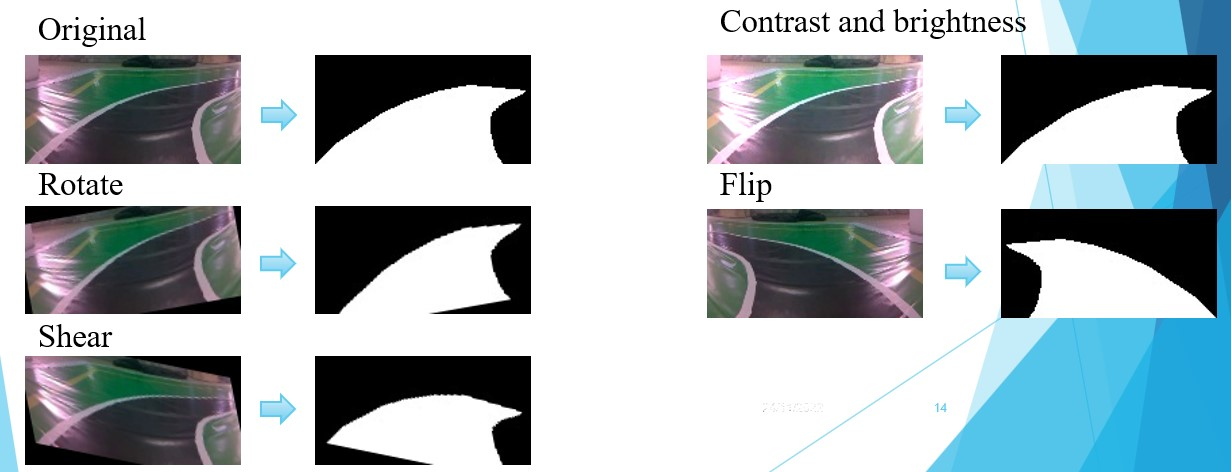
#> input picture picture/data_aug.jpg, 1231 x 472 px
$ python -i test_client_ver1.py   (imports and definitions only)
#> lines starting #> are read from the running program, lines starting #| are printed output that depends on the picture; after the words box and inside, x2 and y2 are one past the last pixel; in counts of white or black regions, pixels touching at a corner belong together
#> further down, picture is the input picture: shape (472, 1231, 3); mean B, G, R 187.6, 183, 171
from gc import collect
from itertools import count
from unity_utils.unity_utils import Unity
import cv2
import time
import imutils
from cmath import atan
import math
from collections import Counter
import collections
import numpy as np
# [1 line that did not run here, left out]
# [1 line not run here, left out]
def contour(image):
    gray = cv2.cvtColor(image, cv2.COLOR_BGR2GRAY)
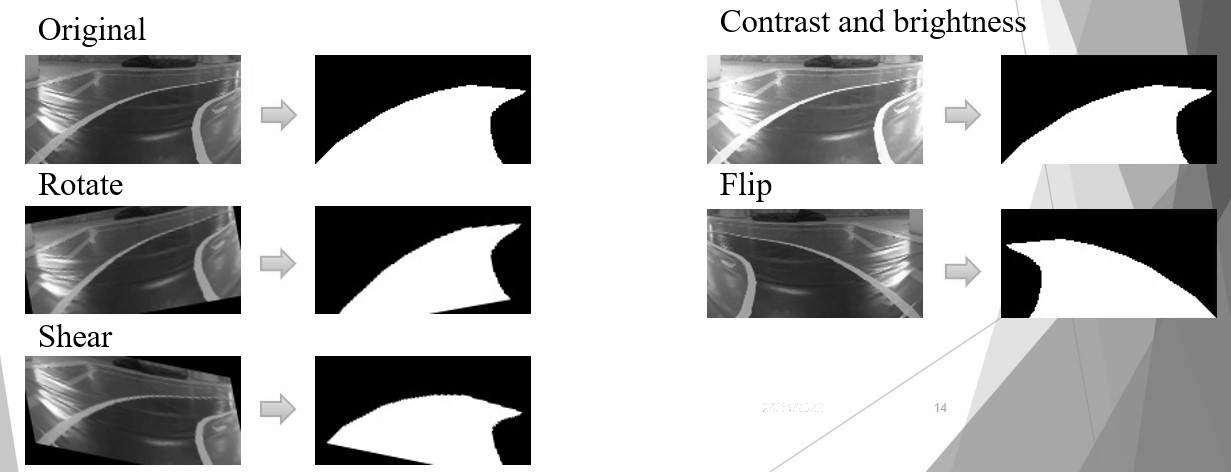
#> gray: shape (472, 1231); min 0, max 255, mean 179.9
    gray = cv2.GaussianBlur(gray, (5, 5), 0)
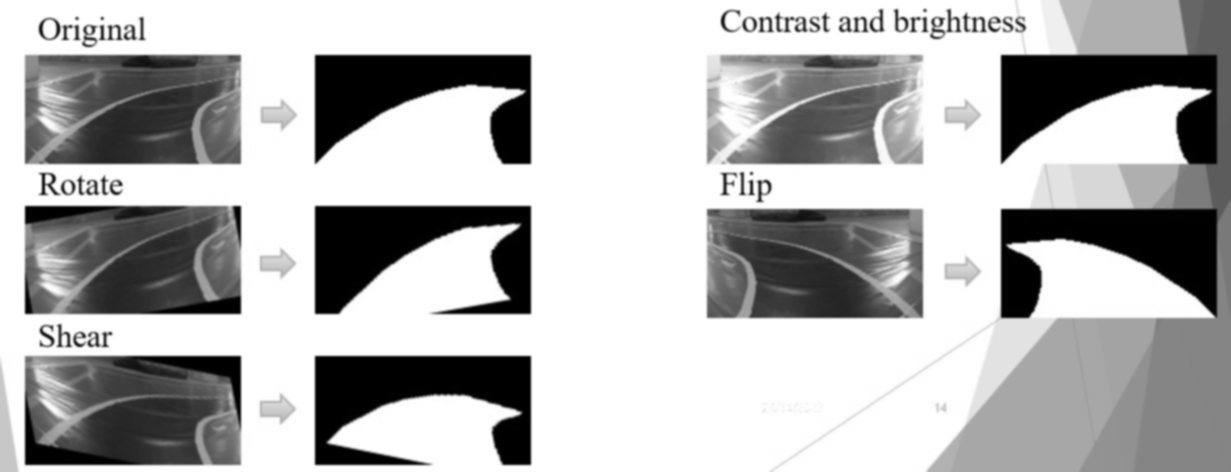
#> gray: shape (472, 1231); min 0, max 255, mean 179.9
    # threshold the image, then perform a series of erosions +
    # dilations to remove any small regions of noise
    thresh = cv2.threshold(gray, 45, 255, cv2.THRESH_BINARY)[1]
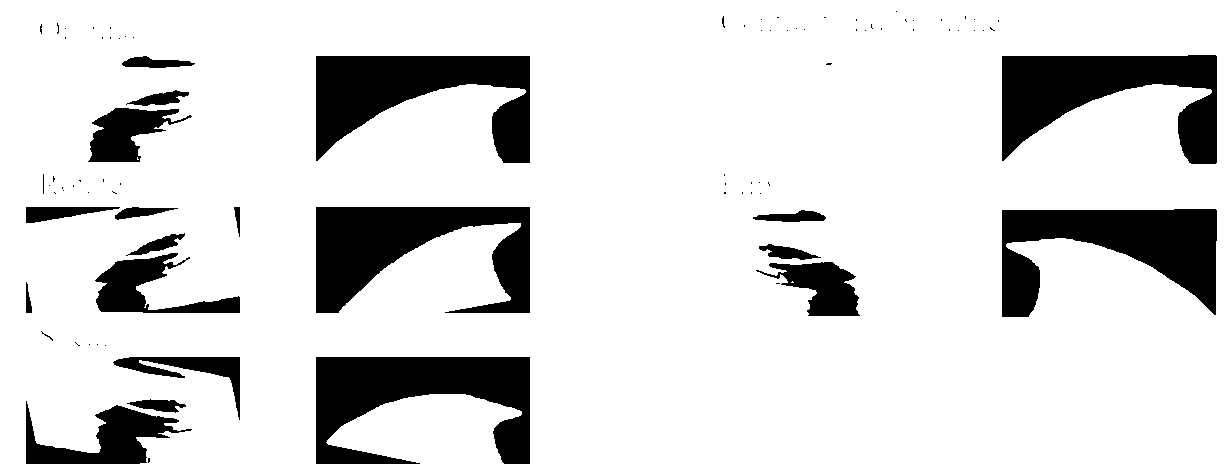
#> thresh: shape (472, 1231); 85.3% white; 88 black regions (67 under 20 px), largest, box (x1, y1, x2, y2) and area: (316, 357, 530, 464) 13450, (316, 207, 530, 313) 13215, (1002, 55, 1217, 164) 12869
    thresh = cv2.erode(thresh, None, iterations=10)
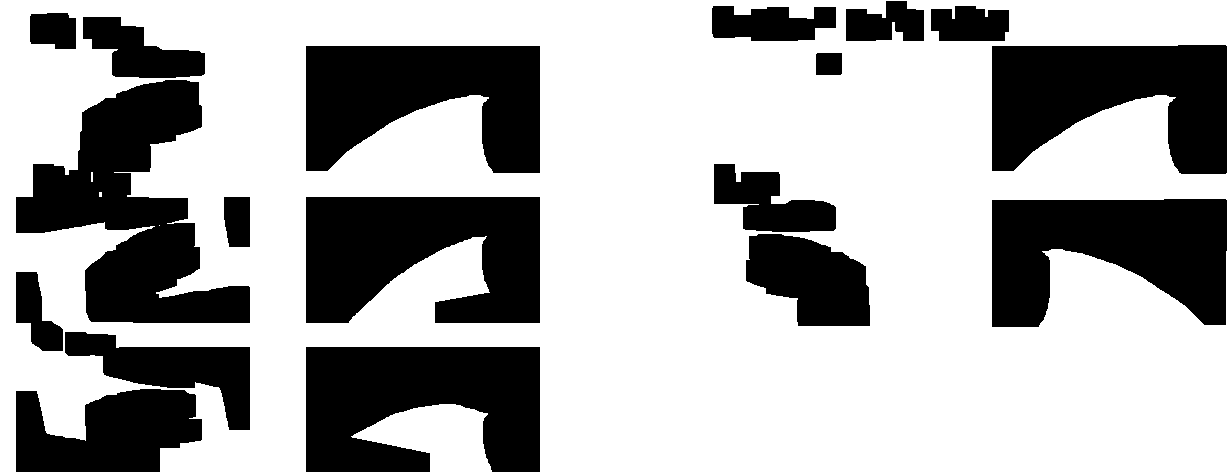
#> thresh: shape (472, 1231); 67.5% white; 18 black regions, largest, box (x1, y1, x2, y2) and area: (16, 80, 250, 323) 26953, (306, 347, 540, 472) 23466, (306, 197, 540, 323) 23387
    thresh = cv2.dilate(thresh, None, iterations=3)
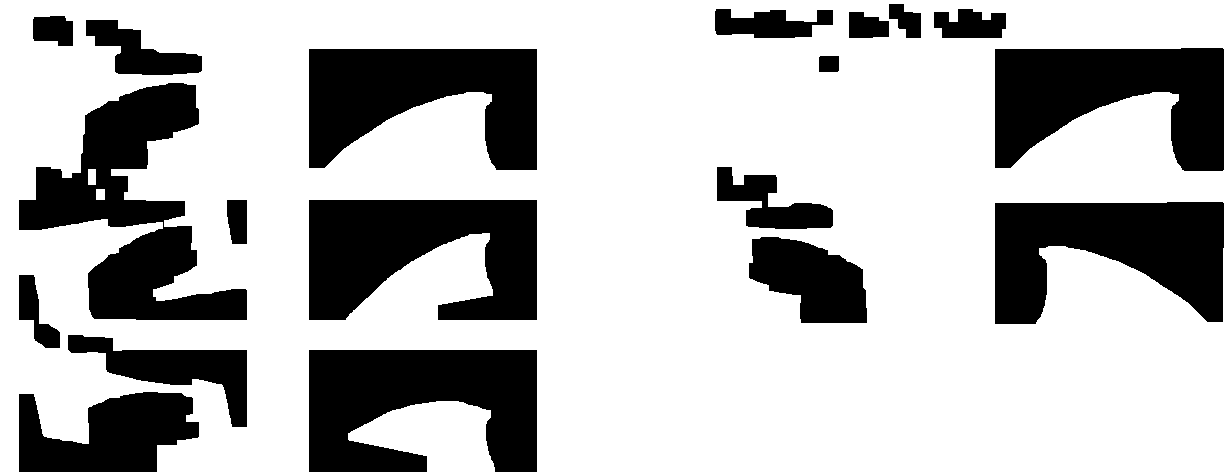
#> thresh: shape (472, 1231); 72.6% white; 19 black regions
    # find contours in thresholded image, then grab the largest
    # one
    cnts = cv2.findContours(thresh.copy(), cv2.RETR_EXTERNAL,
        cv2.CHAIN_APPROX_SIMPLE)
#> cnts = 2 contours; box (x1, y1, x2, y2) and area: (0, 0, 1231, 472) 541208, (348, 401, 495, 472) 6714
    cnts = imutils.grab_contours(cnts)
    try:
        c = max(cnts, key=cv2.contourArea)
#> c = contour of 106 points, box (x1, y1, x2, y2) (0, 0, 1231, 472), area 541208
    except ValueError:
        return 0,0,0,0,0
    # determine the most extreme points along the contour
    extLeft = tuple(c[c[:, :, 0].argmin()][0])
#> extLeft = (0, 0)
    extRight = tuple(c[c[:, :, 0].argmax()][0])
#> extRight = (1230, 471)
    extTop = tuple(c[c[:, :, 1].argmin()][-1])
#> extTop = (0, 0)
    extBot = tuple(c[c[:, :, 1].argmax()][0])
#> extBot = (0, 471)

    extMid=[]
    extMid.append(int((extRight[0] + extBot[0])/2))
    extMid.append(int((extRight[1] + extBot[1])/2))
    extMid = tuple(extMid)
#> extMid = (615, 471)


    cv2.drawContours(image, [c], -1, (0, 255, 100), 2)
    cv2.circle(image, extLeft, 4, (0, 0, 255), -1)
#> image: shape (472, 1231, 3); mean B, G, R 184.2, 183.7, 169.7
    cv2.circle(image, extRight, 8, (0, 55, 10), -1)
#> image: shape (472, 1231, 3); mean B, G, R 184.2, 183.6, 169.7
    cv2.circle(image, extTop, 4, (255, 100, 0), -1)
#> image: shape (472, 1231, 3); mean B, G, R 184.2, 183.6, 169.7
    cv2.circle(image, extBot, 4, (100, 255, 0), -1)
#> image: shape (472, 1231, 3); mean B, G, R 184.2, 183.6, 169.7
    cv2.circle(image, extMid, 20, (200, 27, 50), -1)
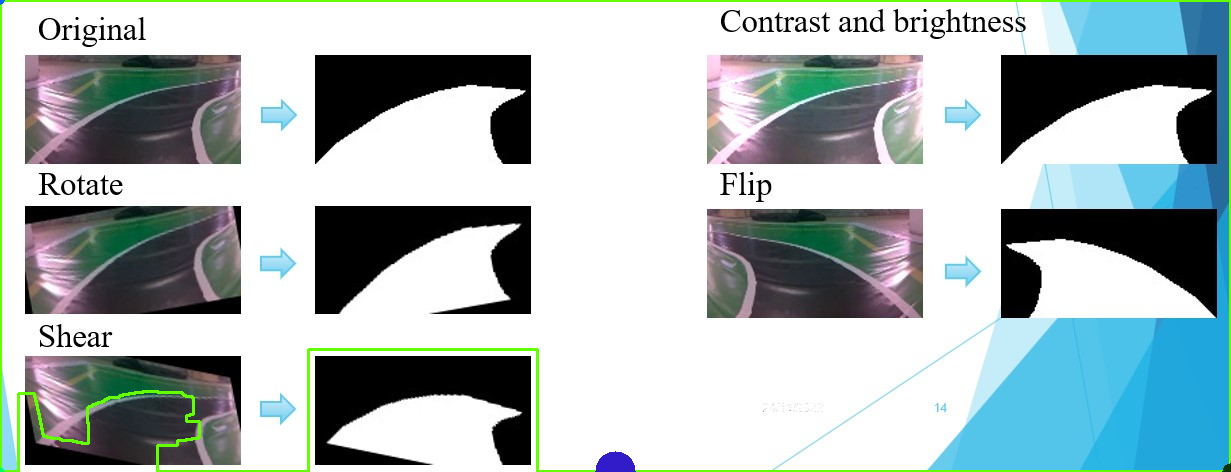
#> image: shape (472, 1231, 3); mean B, G, R 184.2, 183.4, 169.5
    # show the output image
    distopleft= math.sqrt((extLeft[0] - extTop[0])**2 + (extLeft[1] - extTop[1])**2)
#> distopleft = 0
    distopbot=(extMid[1] - extTop[1])
#> distopbot = 471
    angmid = (-atan((extMid[0] - extTop[0]) / (extMid[1] - extTop[1])) * 180 / math.pi )**0.7722
    a=np.all(image[148, :, :] == [0, 0, 0], axis = 1)
    countimg=Counter(a)[0]
#> countimg = 1150
    print('anh xanh ',countimg)
#| anh xanh  1150
    # countimg=(np.count_nonzero(image[:][148]==(0,0,0)))
    # print(countimg)
    print('khoang cach ', distopbot, distopleft)
#| khoang cach  471 0.0
    # if(collections.Counter(image[130][4]== 0,0,0)):
    #     print('hihi')

    # cv2.imshow("Image", image)
    return angmid,image,countimg,distopbot, distopleft
def mixspeed(ang):
    if ang > 20:
        speed = 5
    elif (ang >8 and ang <=20):
        speed =10
    else:
         speed = 17
    return speed
angleft,angright=0,0
# [48 lines not run here, left out]

>>> import cv2
>>> picture = cv2.imread('picture/data_aug.jpg')
>>> result = contour(picture)
#> result = 5 items

$ run again, on picture/DA.png
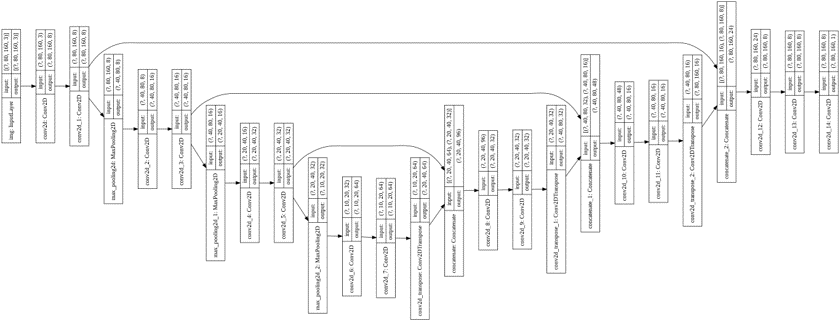
#> input picture picture/DA.png, 840 x 321 px
#> picture is the input picture: shape (321, 840, 3); min 0, max 255, mean 245.8
#> in contour, `gray = cv2.GaussianBlur(gray, (5, 5), 0)`:
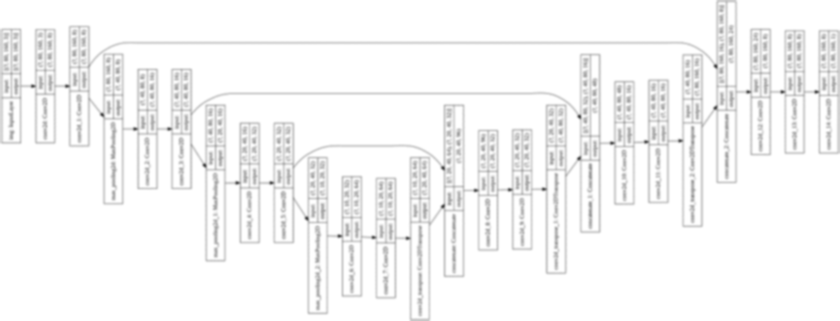
#> gray: shape (321, 840); min 74, max 255, mean 245.7
#> thresh: shape (321, 840); every value is 255
#> in contour, `cnts = cv2.findContours(thresh.copy(), cv2.RETR_EXTERNAL, cv2.CHAIN_AP..`: cnts = 1 contour; box (x1, y1, x2, y2) and area: (0, 0, 840, 321) 268480
#> in contour, `cnts = imutils.grab_contours(cnts)`: cnts = [[[0, 0], [0, 320], [839, 320], [839, 0]]]
#> c = [[0, 0], [0, 320], [839, 320], [839, 0]]
#> extLeft = (0, 0)
#> extRight = (839, 320)
#> extTop = (0, 0)
#> extBot = (0, 320)
#> extMid = (419, 320)
#> in contour, `cv2.circle(image, extMid, 20, (200, 27, 50), -1)`:
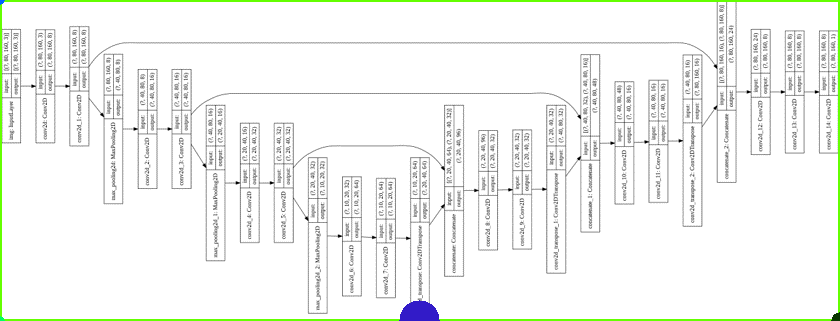
#> image: shape (321, 840, 3); mean B, G, R 241.4, 245.3, 242.7
#> distopleft = 0
#> distopbot = 320
#> countimg = 840
#| anh xanh  840
#| khoang cach  320 0.0
#> result = 5 items

$ run again, on picture/classify.png
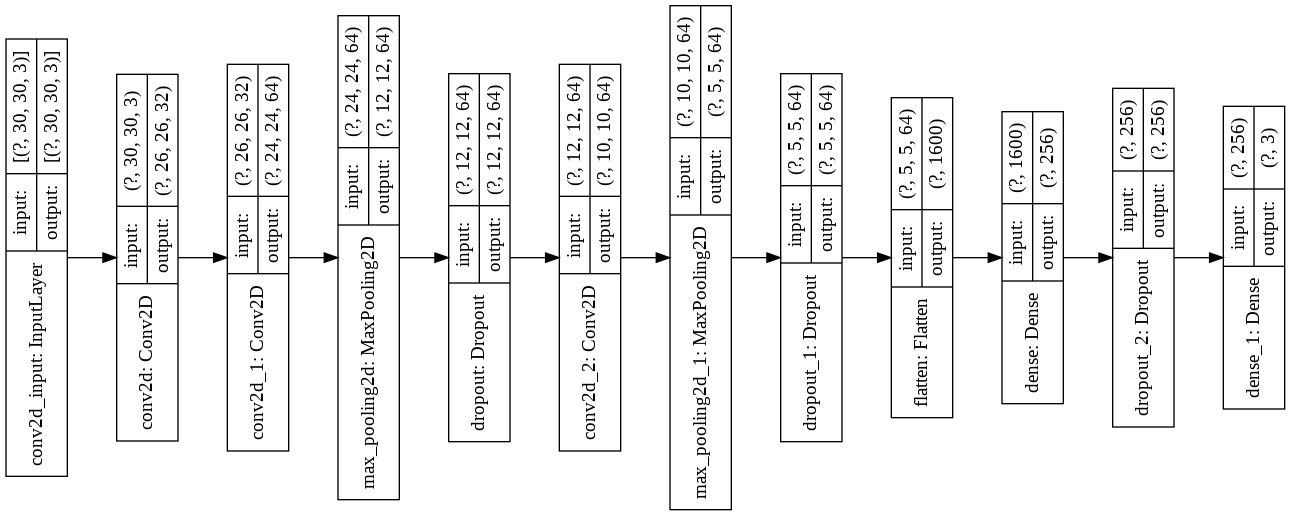
#> input picture picture/classify.png, 1291 x 515 px
#> picture is the input picture: shape (515, 1291, 3); min 0, max 255, mean 240.5
#> in contour, `thresh = cv2.dilate(thresh, None, iterations=3)`:
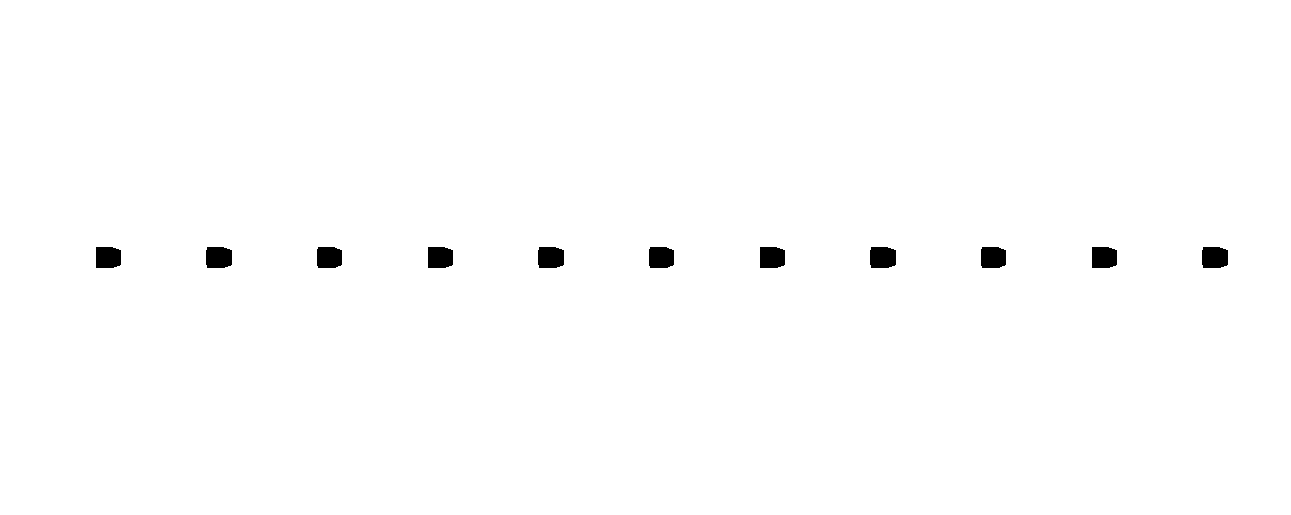
#> thresh: shape (515, 1291); 99.2% white; 11 black regions
#> in contour, `cnts = cv2.findContours(thresh.copy(), cv2.RETR_EXTERNAL, cv2.CHAIN_AP..`: cnts = 1 contour; box (x1, y1, x2, y2) and area: (0, 0, 1291, 515) 663060
#> in contour, `cnts = imutils.grab_contours(cnts)`: cnts = [[[0, 0], [0, 514], [1290, 514], [1290, 0]]]
#> c = [[0, 0], [0, 514], [1290, 514], [1290, 0]]
#> extLeft = (0, 0)
#> extRight = (1290, 514)
#> extTop = (0, 0)
#> extBot = (0, 514)
#> extMid = (645, 514)
#> in contour, `cv2.circle(image, extMid, 20, (200, 27, 50), -1)`:
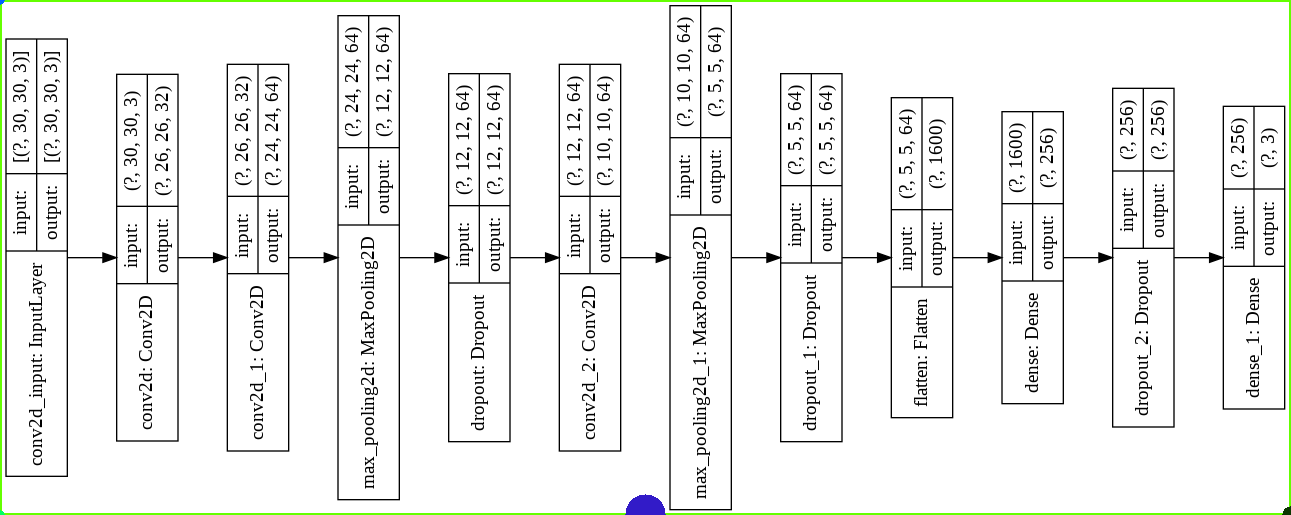
#> image: shape (515, 1291, 3); mean B, G, R 237.7, 240.2, 238.6
#> distopleft = 0
#> distopbot = 514
#> countimg = 1252
#| anh xanh  1252
#| khoang cach  514 0.0
#> result = 5 items
